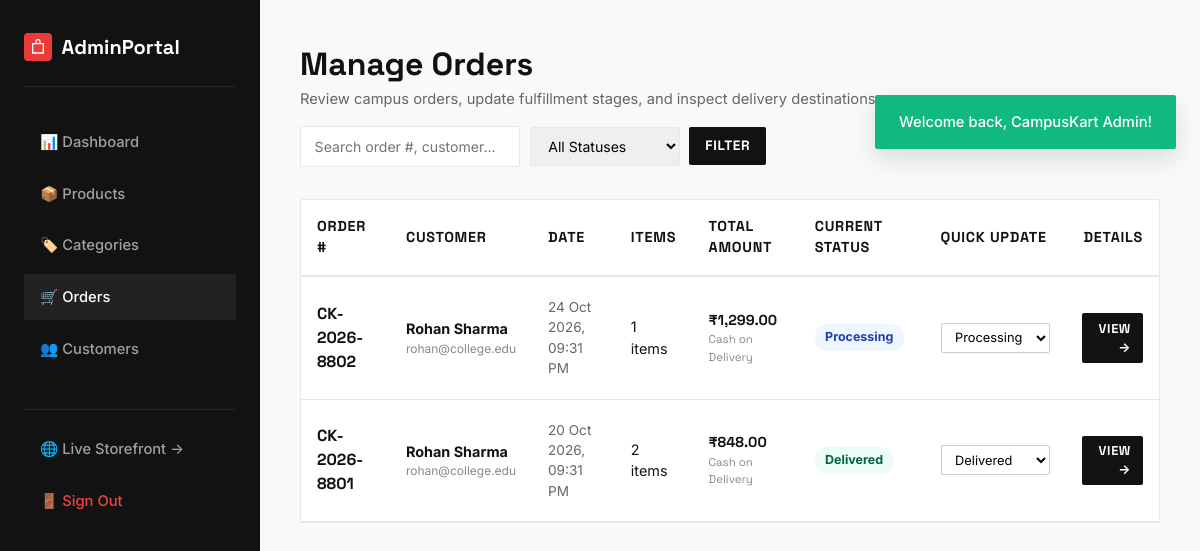
The app's page /admin/orders.php (signed in) with its own data.
### tables this page shows
CREATE TABLE `orders` (
  `id` INT AUTO_INCREMENT PRIMARY KEY,
  `order_number` VARCHAR(30) NOT NULL UNIQUE,
  `user_id` INT NOT NULL,
  `customer_name` VARCHAR(100) NOT NULL,
  `email` VARCHAR(150) NOT NULL,
  `phone` VARCHAR(20) NOT NULL,
  `address` TEXT NOT NULL,
  `city` VARCHAR(100) NOT NULL,
  `state` VARCHAR(100) NOT NULL,
  `pincode` VARCHAR(20) NOT NULL,
  `subtotal` DECIMAL(10, 2) NOT NULL,
  `delivery_charge` DECIMAL(10, 2) NOT NULL DEFAULT 0.00,
  `total_amount` DECIMAL(10, 2) NOT NULL,
  `payment_method` VARCHAR(50) NOT NULL DEFAULT 'Cash on Delivery',
  `status` ENUM('Pending', 'Processing', 'Shipped', 'Delivered', 'Cancelled') NOT NULL DEFAULT 'Pending',
  `created_at` TIMESTAMP NOT NULL DEFAULT CURRENT_TIMESTAMP,
  FOREIGN KEY (`user_id`) REFERENCES `users`(`id`) ON DELETE CASCADE,
  INDEX `idx_orders_user` (`user_id`),
  INDEX `idx_orders_status` (`status`),
  INDEX `idx_orders_created` (`created_at`)
);

### includes/functions.php (called while the page is built, shortened)
<?php
function sanitize(?string $value): string
{
    return htmlspecialchars(trim((string)$value), ENT_QUOTES, 'UTF-8');
}
function format_price(float $amount): string
{
    return '₹' . number_format($amount, 2, '.', ',');
}
function get_flash(): ?array
{
    if (!empty($_SESSION['flash'])) {
        $flash = $_SESSION['flash'];
        return $flash;
    }
    return null;
}

### admin/orders.php (the view, shortened to what this page needs)
<?php
require_once __DIR__ . '/../includes/functions.php';
$pdo = get_db_connection();
$flash = get_flash();
$search       = trim($_GET['search'] ?? '');
$where = [];
$params = [];
$whereSql = !empty($where) ? "WHERE " . implode(" AND ", $where) : "";
$stmt = $pdo->prepare("
    SELECT o.*, COUNT(oi.id) AS item_count
    FROM orders o
    LEFT JOIN order_items oi ON o.id = oi.order_id
    {$whereSql}
    GROUP BY o.id
    ORDER BY o.id DESC
");
$stmt->execute($params);
$orders = $stmt->fetchAll();
?>
<!DOCTYPE html>
<html lang="en">
<head>
    <link rel="stylesheet" href="../assets/css/style.css">
</head>
<body style="background:#f8f9fa;">
<?php if ($flash): ?>
<div class="toast-container" role="alert">
    <div class="toast toast-<?= sanitize($flash['type']) ?>">
        <span><?= sanitize($flash['message']) ?></span>
    </div>
</div>
<?php endif; ?>
<div class="admin-shell">
    <aside class="admin-sidebar">
        <div style="display:flex; align-items:center; gap:0.6rem; padding-bottom:1.5rem; border-bottom:1px solid #262626;">
            <span class="logo-icon" style="background:var(--accent-red); width:28px; height:28px;">
                <svg viewBox="0 0 24 24" style="width:16px;height:16px;"><path d="M16 6V4a4 4 0 0 0-8 0v2H3v16h18V6h-5zm-6-2a2 2 0 0 1 4 0v2h-4V4zm9 16H5V8h14v12z"/></svg>
            </span>
            <span style="font-family:var(--font-display); font-size:1.25rem; font-weight:700;">AdminPortal</span>
        </div>
        <ul class="admin-nav">
            <li><a href="index.php">📊 Dashboard</a></li>
            <li><a href="products.php">📦 Products</a></li>
            <li><a href="categories.php">🏷️ Categories</a></li>
            <li><a href="orders.php" class="active">🛒 Orders</a></li>
            <li><a href="customers.php">👥 Customers</a></li>
            <li style="margin-top:2rem; border-top:1px solid #262626; padding-top:1rem;">
                <a href="../shop.php" target="_blank">🌐 Live Storefront &rarr;</a>
            </li>
            <li><a href="../logout.php" style="color:#ef4444;">🚪 Sign Out</a></li>
        </ul>
    </aside>
    <main class="admin-main">
        <header style="display:flex; justify-content:space-between; align-items:center; margin-bottom:2rem; flex-wrap:wrap; gap:1rem;">
            <div>
                <h1 style="font-family:var(--font-display); font-size:2rem; font-weight:700; color:#111;">Manage Orders</h1>
                <p style="color:#666; font-size:0.92rem;">Review campus orders, update fulfillment stages, and inspect delivery destinations.</p>
            </div>
            <form action="orders.php" method="GET" style="display:flex; gap:0.6rem; align-items:center;">
                <input type="text" name="search" class="form-control" placeholder="Search order #, customer..." value="<?= sanitize($search) ?>" style="padding:0.55rem 0.85rem; font-size:0.88rem; width:220px;">
                <select name="status" class="form-control" style="padding:0.55rem 0.85rem; font-size:0.88rem; width:150px;">
                    <option value="">All Statuses</option>
                </select>
                <button type="submit" class="btn-dark" style="padding:0.55rem 1rem; font-size:0.85rem;">Filter</button>
            </form>
        </header>
        <div style="background:#fff; border:1px solid var(--border-light); border-radius:var(--radius-sm); overflow:hidden;">
            <table class="cart-table" style="font-size:0.9rem;">
                <thead>
                    <tr>
                        <th>Order #</th>
                        <th>Customer</th>
                        <th>Date</th>
                        <th>Items</th>
                        <th>Total Amount</th>
                        <th>Current Status</th>
                        <th>Quick Update</th>
                        <th style="text-align:right;">Details</th>
                    </tr>
                </thead>
                <tbody>
                    <?php if (!empty($orders)): ?>
                        <?php foreach ($orders as $ord): ?>
                            <tr>
                                <td>
                                    <strong style="font-family:var(--font-display); font-size:1rem; color:#111;">
                                        <a href="order-details.php?id=<?= $ord['id'] ?>"><?= sanitize($ord['order_number']) ?></a>
                                    </strong>
                                </td>
                                <td>
                                    <strong><?= sanitize($ord['customer_name']) ?></strong>
                                    <div style="font-size:0.75rem; color:#888;"><?= sanitize($ord['email']) ?></div>
                                </td>
                                <td style="font-size:0.85rem; color:#666;">
                                    <?= date('d M Y, h:i A', strtotime($ord['created_at'])) ?>
                                </td>
                                <td>
                                    <?= (int)$ord['item_count'] ?> items
                                </td>
                                <td style="font-family:var(--font-display); font-weight:700;">
                                    <?= format_price((float)$ord['total_amount']) ?>
                                    <div style="font-size:0.72rem; color:#888; font-weight:normal;"><?= sanitize($ord['payment_method']) ?></div>
                                </td>
                                <td>
                                    <?php
                                    $statusStyle = match(strtolower($ord['status'])) {
                                        'delivered'  => 'background:#ecfdf5; color:#065f46;',
                                        'processing' => 'background:#eff6ff; color:#1e40af;',
                                        'shipped'    => 'background:#f5f3ff; color:#5b21b6;',
                                        'cancelled'  => 'background:#fef2f2; color:#991b1b;',
                                        default      => 'background:#fffbeb; color:#92400e;'
                                    };
                                    ?>
                                    <span style="display:inline-block; padding:0.25rem 0.65rem; border-radius:12px; font-weight:700; font-size:0.78rem; <?= $statusStyle ?>">
                                        <?= sanitize($ord['status']) ?>
                                    </span>
                                </td>
                                <td>
                                    <form action="orders.php" method="POST" style="display:flex; gap:0.4rem; align-items:center;">
                                        <select name="status" onchange="this.form.submit()" style="padding:0.35rem 0.6rem; font-size:0.8rem; border:1px solid #ccc; border-radius:2px; background:#fff;">
                                            <option value="Processing" <?= $ord['status'] === 'Processing' ? 'selected' : '' ?>>Processing</option>
                                            <option value="Delivered" <?= $ord['status'] === 'Delivered' ? 'selected' : '' ?>>Delivered</option>
                                        </select>
                                    </form>
                                </td>
                                <td style="text-align:right;">
                                    <a href="order-details.php?id=<?= $ord['id'] ?>" class="btn-dark" style="padding:0.35rem 0.75rem; font-size:0.8rem;">
                                        View &rarr;
                                    </a>
                                </td>
                            </tr>
                        <?php endforeach; ?>
                    <?php endif; ?>
                </tbody>
            </table>
        </div>
    </main>
</div>
</body>
</html>

### assets/css/style.css (style rules this page uses)
:root { --bg-main: #ffffff; --bg-subtle: #f6f6f6; --bg-surface: #f4f4f5; --bg-dark: #121212; --bg-dark-card: #1c1c1e; --text-main: #121212; --text-muted: #666666; --text-light: #999999; --text-inverse: #ffffff; --accent-red: #ea3a3a; --accent-red-hover: #d32f2f; --accent-red-subtle: #fee2e2; --border-light: #e8e8e8; --border-dark: #2c2c2e; --star-color: #f59e0b; --status-pending: #f59e0b; --status-processing: #3b82f6; --status-shipped: #8b5cf6; --status-delivered: #10b981; --status-cancelled: #ef4444; --font-display: 'Space Grotesk', -apple-system, BlinkMacSystemFont, "Segoe UI", Roboto, sans-serif; --font-body: 'Inter', -apple-system, BlinkMacSystemFont, "Segoe UI", Roboto, sans-serif; --container-max: 1240px; --radius-sm: 2px; --radius-md: 4px; --radius-lg: 8px; --transition: all 0.2s cubic-bezier(0.16, 1, 0.3, 1); }
*, *::before, *::after { box-sizing: border-box; margin: 0; padding: 0; }
html { font-size: 16px; scroll-behavior: smooth; -webkit-font-smoothing: antialiased; }
body { font-family: var(--font-body); color: var(--text-main); background-color: var(--bg-main); line-height: 1.5; min-height: 100vh; display: flex; flex-direction: column; }
a { color: inherit; text-decoration: none; transition: var(--transition); }
button, input, select, textarea { font: inherit; }
button { cursor: pointer; border: none; background: none; }
.logo-icon { width: 32px; height: 32px; display: flex; align-items: center; justify-content: center; background: #111; color: #fff; border-radius: 4px; }
.logo-icon svg { width: 20px; height: 20px; fill: currentColor; }
.btn-dark { display: inline-block; background-color: var(--bg-dark); color: #ffffff; font-family: var(--font-display); font-size: 0.92rem; font-weight: 700; letter-spacing: 0.05em; text-transform: uppercase; padding: 0.9rem 1.75rem; border-radius: var(--radius-sm); transition: var(--transition); }
.cart-table { width: 100%; border-collapse: collapse; }
.cart-table th { text-align: left; padding: 1rem; border-bottom: 2px solid var(--border-light); font-family: var(--font-display); font-size: 0.9rem; text-transform: uppercase; letter-spacing: 0.05em; }
.cart-table td { padding: 1.25rem 1rem; border-bottom: 1px solid var(--border-light); vertical-align: middle; }
.form-control { width: 100%; padding: 0.75rem 1rem; border: 1px solid var(--border-light); border-radius: var(--radius-sm); font-size: 0.95rem; transition: var(--transition); }
.toast-container { position: fixed; top: 95px; right: 24px; z-index: 300; display: flex; flex-direction: column; gap: 0.75rem; }
.toast { padding: 1rem 1.5rem; border-radius: var(--radius-sm); box-shadow: 0 10px 25px rgba(0,0,0,0.12); color: #fff; font-size: 0.92rem; font-weight: 500; display: flex; align-items: center; gap: 0.75rem; animation: slideIn 0.3s cubic-bezier(0.16, 1, 0.3, 1); }
.toast-success { background: #10b981; }
.admin-shell { display: grid; grid-template-columns: 260px 1fr; min-height: 100vh; }
.admin-sidebar { background: var(--bg-dark); color: #ffffff; padding: 2rem 1.5rem; display: flex; flex-direction: column; }
.admin-nav { margin-top: 2rem; display: flex; flex-direction: column; gap: 0.35rem; list-style: none; }
.admin-nav a { display: flex; align-items: center; gap: 0.75rem; padding: 0.75rem 1rem; border-radius: var(--radius-sm); color: #a0a0a5; font-size: 0.92rem; font-weight: 500; }
.admin-nav a:hover, .admin-nav a.active { background: #222; color: #fff; }
.admin-main { background: #f8f9fa; padding: 2.5rem; }

### records on screen
orders: order_number "CK-2026-8802", customer_name "Rohan Sharma", email "rohan@college.edu", created_at "24 Oct 2026, 09:31 PM", item_count "1", total_amount "₹1,299.00", payment_method "Cash on Delivery", status "Processing"
orders: order_number "CK-2026-8801", customer_name "Rohan Sharma", email "rohan@college.edu", created_at "20 Oct 2026, 09:31 PM", item_count "2", total_amount "₹848.00", payment_method "Cash on Delivery", status "Delivered"

### other values on screen
$flash['message'] "Welcome back, CampusKart Admin!"
